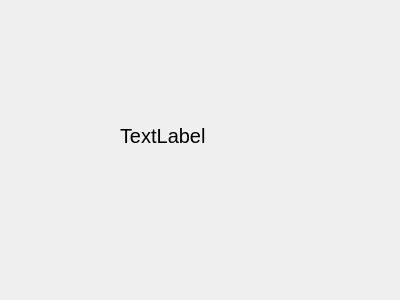
<?xml version="1.0" encoding="UTF-8"?>
<ui version="4.0">
 <class>Dialog</class>
 <widget class="QDialog" name="Dialog">
  <property name="geometry">
   <rect>
    <x>0</x>
    <y>0</y>
    <width>400</width>
    <height>300</height>
   </rect>
  </property>
  <property name="windowTitle">
   <string>Dialog</string>
  </property>
  <widget class="QLabel" name="label">
   <property name="geometry">
    <rect>
     <x>120</x>
     <y>80</y>
     <width>151</width>
     <height>111</height>
    </rect>
   </property>
   <property name="font">
    <font>
     <pointsize>15</pointsize>
    </font>
   </property>
   <property name="text">
    <string>TextLabel</string>
   </property>
  </widget>
 </widget>
 <resources/>
 <connections/>
</ui>
